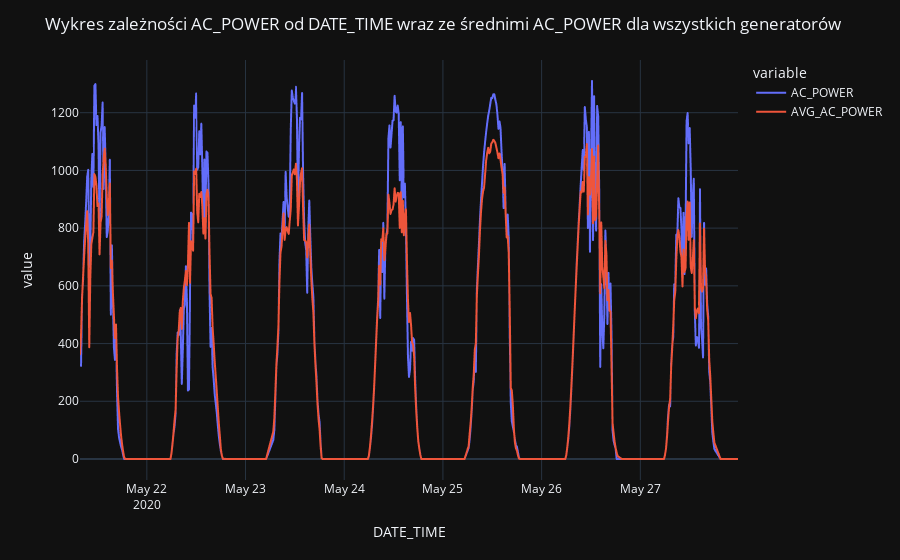

The cell this chart's notebook holds for it:
### Code cell
# średnie po generatorach bierzemy tylko w wybranym tygodniu
df_with_avg_for_power_of_gen = pd.DataFrame(df_concat[data_mask].groupby('DATE_TIME')['AC_POWER'].mean())
df_with_avg_for_power_of_gen.rename(columns={ 'AC_POWER':'AVG_AC_POWER'}, inplace = True)
pd.options.plotting.backend = "plotly"
df_merged = pd.merge(specific_data, df_with_avg_for_power_of_gen, on='DATE_TIME', how='left')

# Wykres ten jest wykonany dla wybranego wcześniej generatora
fig.update_layout(title = "Wykres zależności AC_POWER od DATE_TIME wraz ze średnimi AC_POWER dla wszystkich generatorów")
fig = px.line(df_merged, x='DATE_TIME', y=['AC_POWER', 'AVG_AC_POWER'], template='plotly_dark')
fig.update_layout(title = "Wykres zależności AC_POWER od DATE_TIME wraz ze średnimi AC_POWER dla wszystkich generatorów")
fig.show()

### Figure 1 — Plotly figure (JSON) as saved in the notebook; plotly's stock layout.template omitted (floating-point values rounded to 4 significant figures; data arrays with more than 128 entries replaced by an {"elided": "..."} marker saying what was removed)
{"data": [{"hovertemplate": "variable=AC_POWER<br>DATE_TIME=%{x}<br>value=%{y}<extra></extra>", "legendgroup": "AC_POWER", "line": {"color": "#636efa", "dash": "solid"}, "marker": {"symbol": "circle"}, "mode": "lines", "name": "AC_POWER", "showlegend": true, "type": "scattergl", "x": {"elided": "616 str values"}, "xaxis": "x", "y": {"elided": "616 float values"}, "yaxis": "y"}, {"hovertemplate": "variable=AVG_AC_POWER<br>DATE_TIME=%{x}<br>value=%{y}<extra></extra>", "legendgroup": "AVG_AC_POWER", "line": {"color": "#EF553B", "dash": "solid"}, "marker": {"symbol": "circle"}, "mode": "lines", "name": "AVG_AC_POWER", "showlegend": true, "type": "scattergl", "x": {"elided": "616 str values"}, "xaxis": "x", "y": {"elided": "616 float values"}, "yaxis": "y"}], "layout": {"legend": {"title": {"text": "variable"}, "tracegroupgap": 0}, "margin": {"t": 60}, "title": {"text": "Wykres zależności AC_POWER od DATE_TIME wraz ze średnimi AC_POWER dla wszystkich generatorów"}, "xaxis": {"anchor": "y", "domain": [0, 1], "title": {"text": "DATE_TIME"}}, "yaxis": {"anchor": "x", "domain": [0, 1], "title": {"text": "value"}}}}
